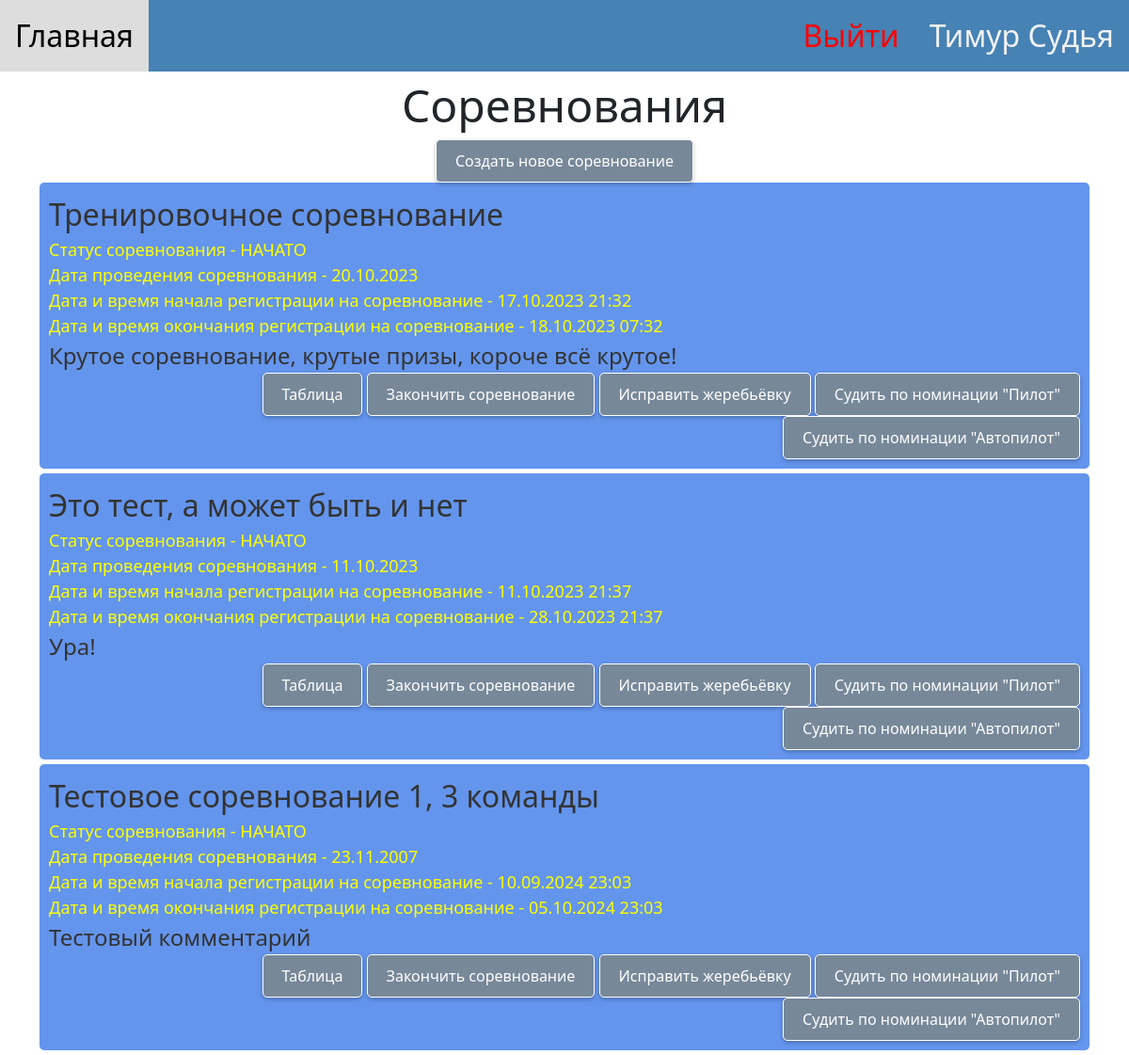
The page / (signed in) on the database its author committed.
### for_work_with_database/class_db_user.py (models this page shows, shortened)
class User(SqlAlchemyBase, UserMixin):
    __tablename__ = 'users'
    id = Column(Integer, primary_key=True, autoincrement=True)
    email = Column(String, unique=True)
    password = Column(String)
    name = Column(String)
    last_name = Column(String)
    role_id = Column(Integer, ForeignKey('roles.id'))

### for_work_with_database/class_db_competition.py (models this page shows)
class Competition(SqlAlchemyBase):
    __tablename__ = "competition"
    id = Column(Integer, primary_key=True, autoincrement=True)
    date = Column(Text)
    commentary = Column(Text)
    date_of_ending_registration_members = Column(Text)
    started = Column(Text)
    date_of_starting_registration_members = Column(Text)
    header_for_competition = Column(Text)

### main.py (the view)
@app.route("/")
@limiter.limit(REQUESTS_TIME)
def main_page():
    page = request.args.get("page", type=int, default=1)
    sess = db_session.create_session()
    competitions = sorted(sess.query(Competition).all(), key=lambda x: x.date, reverse=True)
    now_datetime = datetime.datetime.now()
    return render_template("main_page.html", competitions=competitions, strptime=datetime.datetime.strptime,
                           now_datetime=now_datetime)

### for_work_with_database/db_session.py (called while the page is built)
def create_session() -> Session:
    global __factory
    return __factory()

### main.py (called while the page is built)
@login_manager.user_loader
def load_user(user_id):
    db_sess = db_session.create_session()
    return db_sess.query(User).get(user_id)

### templates/main_page.html (shortened to what this page needs)
{% extends "base.html" %}
{% block content %}
<head>
</head>
<body>
<div align="center">
    <font size="45%">Соревнования</font><br>
</div>
{% if current_user.is_authenticated %}
    <div align="center">
        <a href="/create_new_competition">
            <button class="green_button">Создать новое соревнование</button>
        </a>
    </div>
{% endif %}
<div align="center">
    <ul class="competitions">
        {% for competition in competitions%}
        <li>
            <div align="left">
                <font size="6%">{{competition.header_for_competition}}</font><br>
                {% if competition.started == "not_started"%}
                    <font color="yellow" size="4%">Статус соревнования - НЕ НАЧАТО</font>
                {% elif competition.started == "started" %}
                    <font color="yellow" size="4%">Статус соревнования - НАЧАТО</font>
                {% else %}
                    <font color="yellow" size="4%">Статус соревнования - ЗАКОНЧЕНО</font>
                {% endif %}
                <br>
                <font color="yellow" size="4%">Дата проведения соревнования - {{".".join(competition.date.split("-")[::-1])}}</font>
                <br>
                <font color="yellow" size="4%">Дата и время начала регистрации на соревнование - {{".".join(competition.date_of_starting_registration_members.split("T")[0].split("-")[::-1]) + " " + competition.date_of_starting_registration_members.split("T")[1]}}</font>
                <br>
                <font color="yellow" size="4%">Дата и время окончания регистрации на соревнование - {{".".join(competition.date_of_ending_registration_members.split("T")[0].split("-")[::-1]) + " " + competition.date_of_ending_registration_members.split("T")[1]}}</font>
                <br>
                <font size="5%">{{competition.commentary}}</font>
            </div>
            <div align="right">
                <a href="/table/pilot/{{competition.id}}">
                    <button class="green_button">Таблица</button>
                </a>
                {% if not current_user.is_authenticated and strptime(competition.date_of_ending_registration_members, "%Y-%m-%dT%H:%M") > now_datetime and strptime(competition.date_of_starting_registration_members, "%Y-%m-%dT%H:%M") < now_datetime %}
                    <a href="/reg_team/{{competition.id}}">
                        <button class="green_button">Зарегистрировать команду</button>
                    </a>
                {% elif current_user.role_id == 2 %}
                    {% if competition.started == "started"%}
                        <a href="/to_end_this_competition/ended/{{ competition.id }}">
                            <button class="green_button">Закончить соревнование</button>
                        </a>
                        <a href="/redact_random_queue/{{ competition.id }}/pilot">
                            <button class="green_button">Исправить жеребьёвку</button>
                        </a>
                    {% elif competition.started == "not_started" or competition.started == "ended" %}
                        <a href="/to_end_this_competition/started/{{ competition.id }}">
                            <button class="green_button">Начать соревнование</button>
                        </a>
                    {% endif %}
                    <a href="/information_about_competition/{{competition.id}}/pilot/1">
                        <button class="green_button">Судить по номинации "Пилот"</button>
                    </a>
                    <a href="/information_about_competition/{{competition.id}}/autopilot/1">
                        <button class="green_button">Судить по номинации "Автопилот"</button>
                    </a>
                {% endif %}
            </div>
        </li>
        {% endfor %}
    </ul>
</div>
</body>
{% endblock %}

### templates/base.html (shortened to what this page needs)
<!DOCTYPE html>
<html lang="en">
<head>
    <link href="https://cdn.jsdelivr.net/npm/bootstrap@5.0.2/dist/css/bootstrap.min.css" rel="stylesheet"
>
    <link rel="stylesheet" href="{{ url_for('static',filename='styles/style.css') }}">
    <div class="topnav">
        <a class="active" href="/">Главная</a>
        {% if not current_user.is_authenticated%}
            <a href="/login_user" style="float: right">Войти</a>
        {% else %}
            <a href="/" style="float: right">
                {{current_user.name}} {{current_user.last_name}}
            </a>
            <a href="/logout" style="float: right"><font color="red">Выйти</font></a>
        {% endif %}
    </div>
</head>
<main role="main" class="container">
    {% block content %}{% endblock %}
</main>
</html>

### static/styles/style.css (style rules this page uses)
.topnav { background-color: #4682B4; overflow: hidden; }
.topnav a { float: left; color: #f2f2f2; text-align: center; padding: 14px 16px; text-decoration: none; font-size: 200%; }
.topnav a.active { background-color: #778899; color: white; }
ul.competitions { list-style-type: none; padding: 0; margin: 0; }
ul.competitions li { padding: 10px; margin-bottom: 5px; background-color: #6495ED; border-radius: 5px; color: #333; }
a { text-decoration: none; }
button.green_button { background-color: #778899; color: white; border: none; padding: 10px 20px; border-radius: 5px; box-shadow: 0px 2px 4px rgba(0, 0, 0, 0.25); font-size: 16px; border: 1px solid white; }

### rows shown on the page
User: name "Тимур", last_name "Судья"
Competition: header_for_competition "Тренировочное соревнование", started "Статус соревнования - НАЧАТО", date "20.10.2023", date_of_starting_registration_members "17.10.2023 21:32", date_of_ending_registration_members "18.10.2023 07:32", commentary "Крутое соревнование, крутые призы, короче всё крутое!"
Competition: header_for_competition "Это тест, а может быть и нет", started "Статус соревнования - НАЧАТО", date "11.10.2023", date_of_starting_registration_members "11.10.2023 21:37", date_of_ending_registration_members "28.10.2023 21:37", commentary "Ура!"
Competition: header_for_competition "Тестовое соревнование 1, 3 команды", started "Статус соревнования - НАЧАТО", date "23.11.2007", date_of_starting_registration_members "10.09.2024 23:03", date_of_ending_registration_members "05.10.2024 23:03", commentary "Тестовый комментарий"
